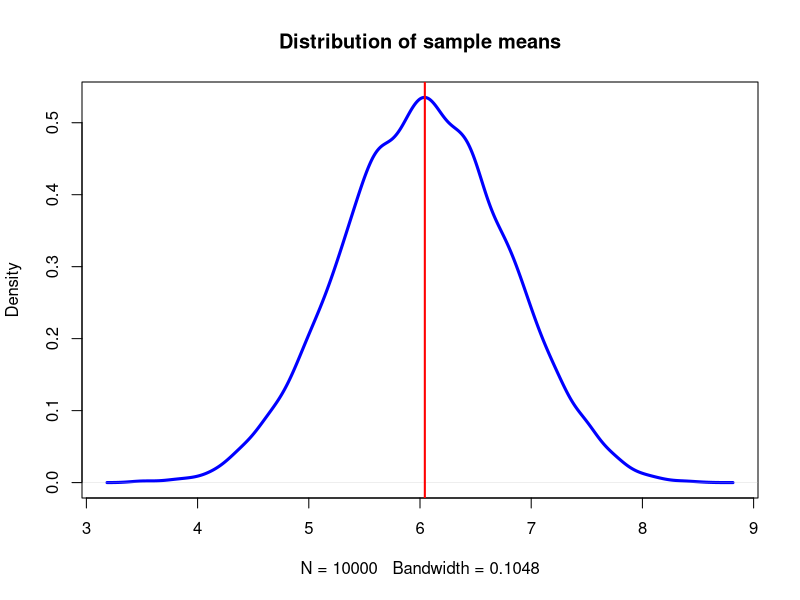
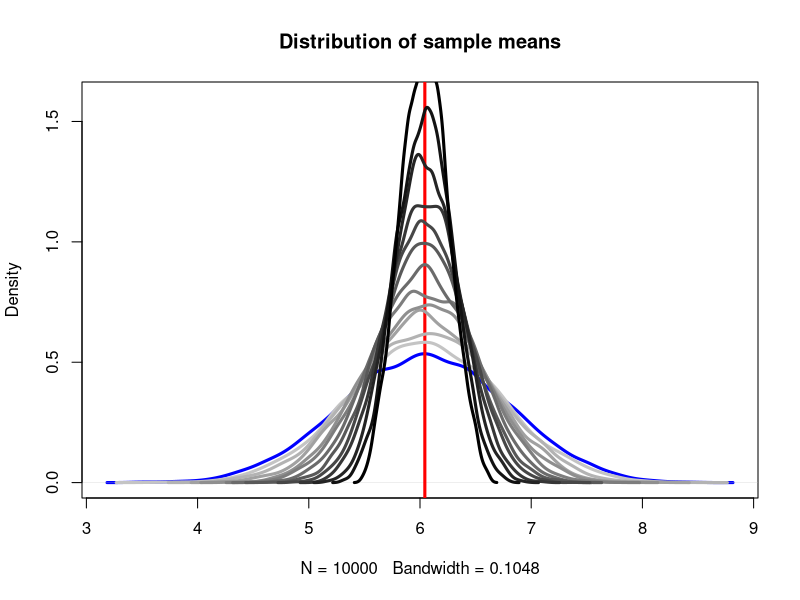

Reproduce these figures in R, in order.
## ---- chunk 1
# libraries
library(png)
library(grid)
library(ggplot2)
library(xtable)

## ---- chunk 2
conservative <- c(4,5,7,10,7,8,9,3,5,8,9,3,2,3,4,6,10,4,6,7,8,9,2)

N <- length(conservative) # number of observations in the population

N

pop_mean <- mean(conservative) # population mean
pop_mean 

pop_sd <- sd(conservative) # population standard deviation
pop_sd
## ---- chunk 3

##Set a seed for replication
set.seed(12345)

s1 <- sample(conservative, size=8, replace = FALSE)

s2 <- sample(conservative, size=8, replace = FALSE)

s3 <- sample(conservative, size=8, replace = FALSE)

s4 <- sample(conservative, size=8, replace = FALSE)

samples <- rbind(s1, s2, s3, s4)

samples
## ---- chunk 4
apply(samples, MARGIN=1, FUN=mean) 

##Compare to the population mean

pop_mean
## ---- chunk 5

sample_mean <- NA

for (i in 1:10000){
  
  sample <- sample(conservative, size=8, replace = FALSE)
  sample_mean[i] <- mean(sample)
  
}
## ---- chunk 6
par(mfrow=c(1,1))
plot(density(sample_mean), col = "blue", lwd = 3,
     main = "Distribution of sample means")
abline(v = pop_mean, col = "red", lwd = 2)

## ---- chunk 7

plot(density(sample_mean), col="blue", ylim=c(0,1.6),
     main="Distribution of sample means", lwd=3)
abline(v=pop_mean, col="red", lwd=3)

rep <- 10000

for (n in 9:20){
  sample_mean <- NA
  
  for (i in 1:rep){
    sample <- sample(conservative, size=n, replace = FALSE)
    sample_mean[i] <- mean(sample)
  }
  
  lines(density(sample_mean), lwd=3,
        col=paste0("grey",140-(7*n)))
}

## ---- chunk 8

village <- seq(1,10)
  
program <- c(0, 1, 1, 0, 1, 1, 0, 1, 0, 1)

conservative <- c(5, 6, 7, 4, 3, 6, 2, 9, 2, 2)

cbind.data.frame(village, program, conservative)


## ---- chunk 9
mean(conservative[program == 1], na.rm = TRUE) - 
  mean(conservative[program == 0], na.rm = TRUE)
## ---- chunk 10

diff_means <- function(outcome, treatment){ 
  
  # Calculating difference in means
  mean1 <- mean(outcome[treatment==1], na.rm=T)
  mean0 <- mean(outcome[treatment==0], na.rm=T)
  diff <- mean1 - mean0
  
  # Calculating number of observations
  N <- length(na.omit(outcome))
  
  # Preparing output
  res <- c(mean1, mean0, diff, N)
  names(res) <- c("Mean 1", "Mean 0", "Difference", "N")
  
  return(c(res))
}
## ---- chunk 11

diff_means(conservative, program)

## ---- chunk 12
print(xtable(cbind.data.frame(village, 
                              program, conservative), digits = 0), 
      include.rownames = FALSE, 
      type = "html")

